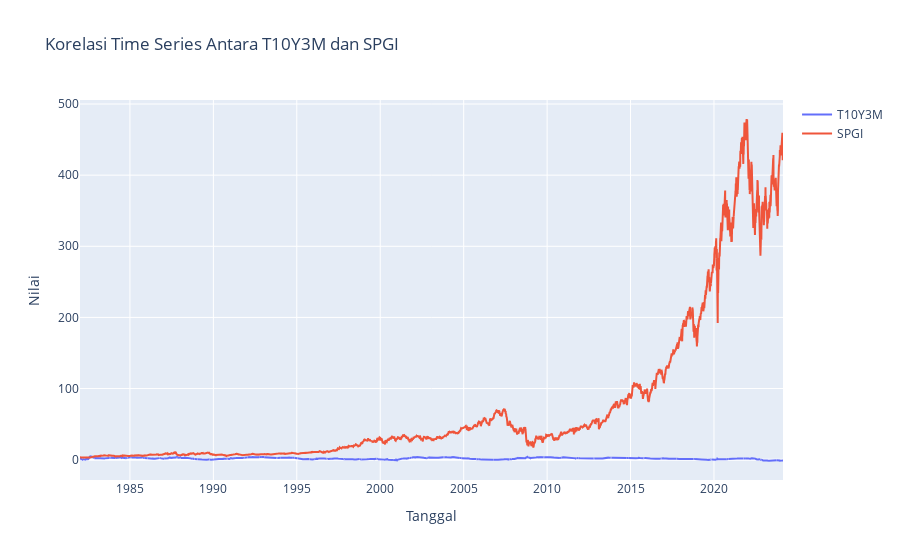

Notebook code cell kept with this figure:
### Code cell
# Membuat plot menggunakan Plotly
fig = go.Figure()

# Menambahkan scatter plot untuk korelasi time series
fig.add_trace(go.Scatter(x=df_merged.index, y=df_merged[0], mode='lines', name='T10Y3M'))
fig.add_trace(go.Scatter(x=df_merged.index, y=df_merged['Close'], mode='lines', name='SPGI'))

# Menambahkan judul dan label sumbu
fig.update_layout(title='Korelasi Time Series Antara T10Y3M dan SPGI',
                   xaxis_title='Tanggal',
                   yaxis_title='Nilai')

# Menampilkan plot
fig.show()

### Figure 1 — Plotly figure (JSON) as saved in the notebook; plotly's stock layout.template omitted (floating-point values rounded to 4 significant figures; data arrays with more than 128 entries replaced by an {"elided": "..."} marker saying what was removed)
{"data": [{"mode": "lines", "name": "T10Y3M", "type": "scatter", "x": {"elided": "10621 str values"}, "y": {"elided": "10621 float values"}}, {"mode": "lines", "name": "SPGI", "type": "scatter", "x": {"elided": "10621 str values"}, "y": {"elided": "10621 float values"}}], "layout": {"title": {"text": "Korelasi Time Series Antara T10Y3M dan SPGI"}, "xaxis": {"title": {"text": "Tanggal"}}, "yaxis": {"title": {"text": "Nilai"}}}}
